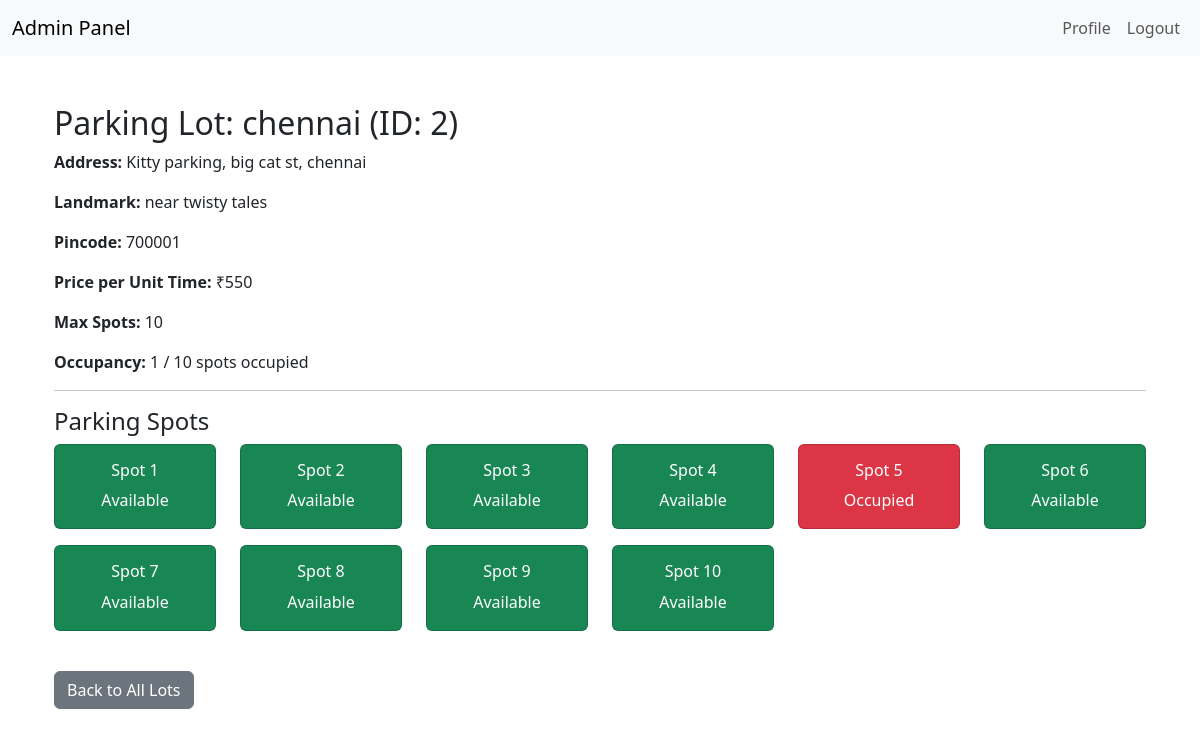
Before: /admin/lots/view/2 (signed in) with the older database file.
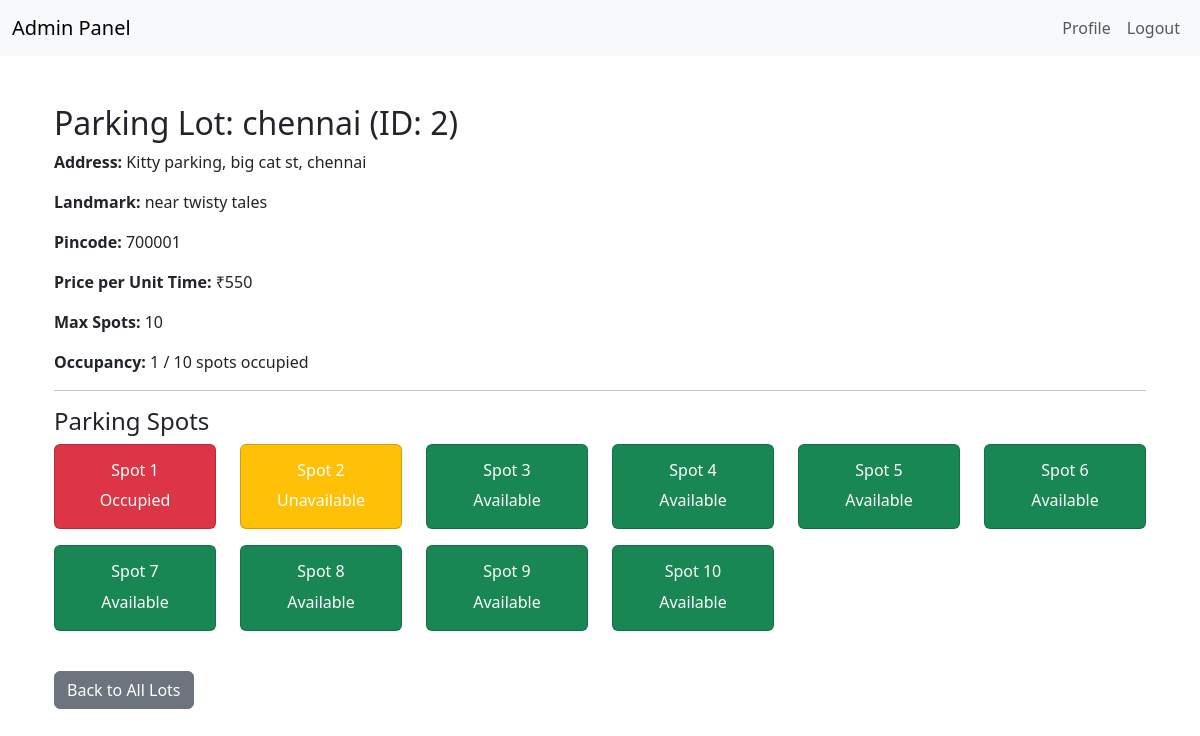
After: the same page with the newer database file.
### applications/models.py (models this page shows)
class Parking_spot(db.Model):
    __tablename__ = "Parking_spot"
    id = db.Column(db.Integer, autoincrement = True, primary_key = True )
    parking_lot_id = db.Column(db.Integer, db.ForeignKey("Parking_lot.id"), nullable = False )
    is_booked = db.Column(db.Boolean, default=False)
    additional_info = db.Column(db.String(64), nullable=True)
    parking_lot = db.relationship("Parking_lot", backref=db.backref("parking_spots", lazy=True, cascade ="all, delete"))

### applications/routes.py (the view)
@app.route('/admin/lots/view/<int:lot_id>')
def view_lot(lot_id):
    if 'admin_id' not in session:
        flash('You need to log in as an admin first.', 'error')
        return redirect(url_for('login'))
    lot = Parking_lot.query.get_or_404(lot_id)
    spots = Parking_spot.query.filter_by(parking_lot_id=lot_id).all()
    return render_template('admin/view_lot.html', lot=lot, spots=spots)

### templates/admin/view_lot.html
{% extends 'base.html' %}
{% block content %}
<div class="container mt-5">
  <h2>Parking Lot: {{ lot.location }} (ID: {{ lot.id }})</h2>
  <p><strong>Address:</strong> {{ lot.address }}</p>
  <p><strong>Landmark:</strong> {{ lot.landmark }}</p>
  <p><strong>Pincode:</strong> {{ lot.pincode }}</p>
  <p><strong>Price per Unit Time:</strong> ₹{{ lot.price }}</p>
  <p><strong>Max Spots:</strong> {{ lot.max_no_spots }}</p>
  {% set occupied = spots | selectattr('is_booked') | list | length %}
  <p><strong>Occupancy:</strong> {{ occupied }} / {{ lot.max_no_spots }} spots occupied</p>
  <hr>
  <h4>Parking Spots</h4>
  <div class="row">
    {% for spot in spots %}
      <div class="col-md-2 col-sm-3 col-4 mb-3">
        <a href="{{ url_for('view_spot', spot_id=spot.id) }}" class="text-decoration-none">
          <div class="card text-center
            {% if spot.is_booked %}bg-danger
            {% elif spot.additional_info == 'Unavailable' %}bg-warning
            {% else %}bg-success{% endif %}
            text-white">
            <div class="card-body py-3">
              <h6 class="card-title">Spot {{ loop.index }}</h6>
              <p class="mb-0">
                {% if spot.is_booked %}Occupied
                {% elif spot.additional_info == 'Unavailable' %}Unavailable
                {% else %}Available{% endif %}
              </p>
            </div>
          </div>
        </a>
      </div>
    {% endfor %}
  </div>
  <a href="{{ url_for('manage_lots') }}" class="btn btn-secondary mt-4">Back to All Lots</a>
</div>
{% endblock %}

Changed rows visible on the page:
changed Parking_spot (number 1 of 10 on the later page): is_booked "Available" → "Occupied"
changed Parking_spot (number 2 of 10 on the later page): additional_info "Available" → "Unavailable"
changed Parking_spot (number 5 of 10 on the later page): is_booked "Occupied" → "Available"
